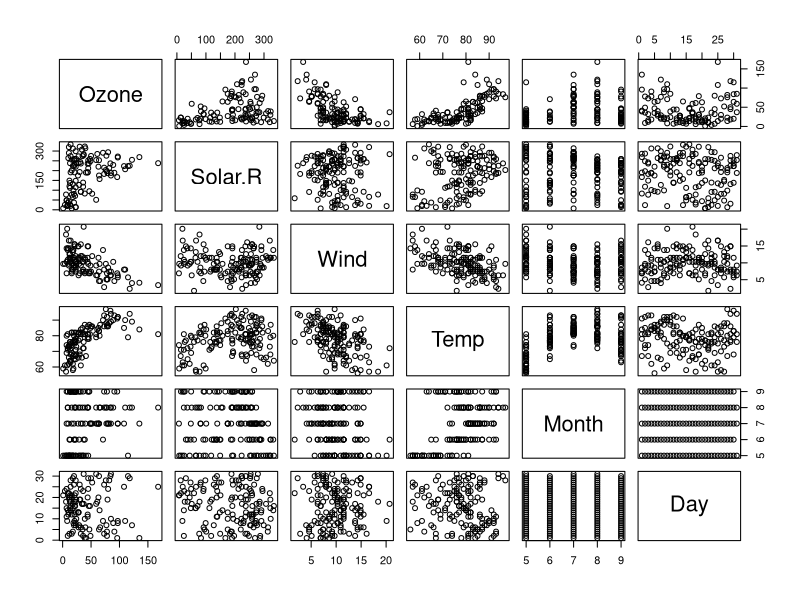
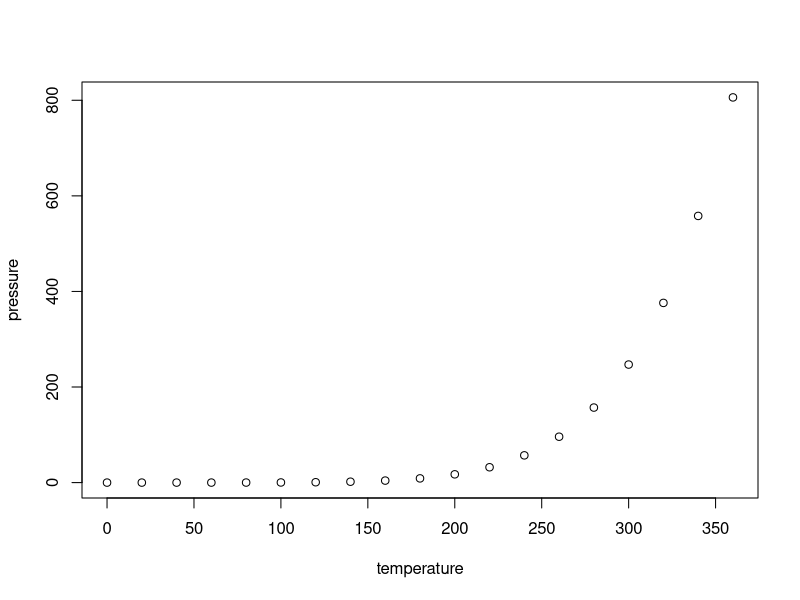
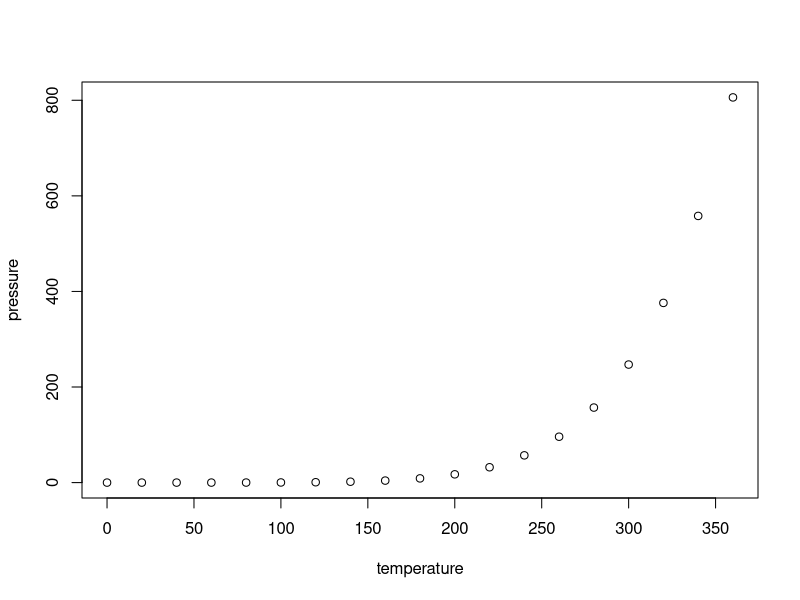

These charts were generated, in order, by the following R code:
## ---- chunk 1
# you can see the R code that I wrote, and outputs
library(datasets)
#data(airquality)
summary(airquality)
pairs(airquality)
## ---- chunk 2
plot(pressure)
## ---- chunk 3
knitr::opts_chunk$set(echo = TRUE)
## ---- chunk 4
summary(cars)
## ---- chunk 5
plot(pressure)
